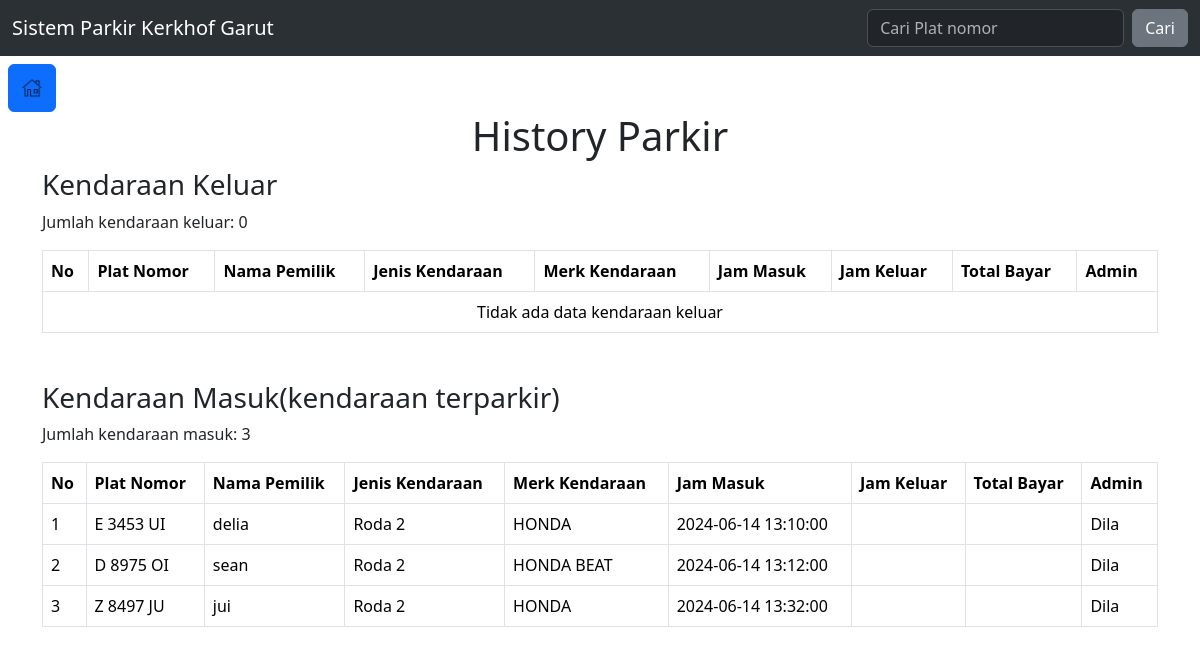
Screenshot of /history.php (signed in) with the database file from the repository.
### tables this page shows
CREATE TABLE `parkir` (
  `id_parkir` int(11) NOT NULL,
  `id_kendaraan` int(11) DEFAULT NULL,
  `jam_masuk` datetime DEFAULT NULL,
  `jam_keluar` datetime DEFAULT NULL,
  `total_bayar` decimal(10,2) DEFAULT NULL,
  `id_admin` int(11) DEFAULT NULL
);

CREATE TABLE `kendaraan` (
  `id_kendaraan` int(11) NOT NULL,
  `jenis_kendaraan` enum('Roda 2','Roda 4','Lainnya') DEFAULT NULL,
  `merk_kendaraan` varchar(50) DEFAULT NULL,
  `status` enum('masuk','keluar') DEFAULT 'masuk',
  `nama_pemilik` varchar(100) DEFAULT NULL,
  `plat` varchar(20) NOT NULL
);

### history.php (the view, shortened to what this page needs)
<?php
require('functions.php');
$query_keluar = "SELECT k.id_kendaraan, k.plat, k.nama_pemilik, k.jenis_kendaraan, k.merk_kendaraan, p.jam_masuk, p.jam_keluar, p.total_bayar, a.nama_admin, k.status
          FROM kendaraan k
          LEFT JOIN parkir p ON k.id_kendaraan = p.id_kendaraan
          LEFT JOIN admin a ON p.id_admin = a.id_admin
          WHERE p.jam_keluar IS NOT NULL";
$query_masuk = "SELECT k.id_kendaraan, k.plat, k.nama_pemilik, k.jenis_kendaraan, k.merk_kendaraan, p.jam_masuk, p.jam_keluar, p.total_bayar, a.nama_admin, k.status
          FROM kendaraan k
          LEFT JOIN parkir p ON k.id_kendaraan = p.id_kendaraan
          LEFT JOIN admin a ON p.id_admin = a.id_admin
          WHERE p.jam_keluar IS NULL";
$result_keluar = mysqli_query($con, $query_keluar);
$jml_keluar = mysqli_num_rows($result_keluar);
$result_masuk = mysqli_query($con, $query_masuk);
$jml_masuk = mysqli_num_rows($result_masuk);
?>
<!DOCTYPE html>
<html lang="en">
<head>
    <link rel="stylesheet" href="css/bootstrap.min.css">
</head>
<body>
<?php include 'includes/navbar.php'; ?>
<div class="home-btn m-2">
    <a class="btn btn-primary mx-auto p-2" href="dashboard.php" role="button"><img src="image/home.png" width="30px"></a>
    <h1 class="text-center mb-2">History Parkir</h1>
</div>
<div class="container">
    <h3>Kendaraan Keluar</h3>
    <p>Jumlah kendaraan keluar: <?php echo $jml_keluar; ?></p>
    <table class="table table-bordered">
        <thead>
            <tr>
                <th>No</th>
                <th>Plat Nomor</th>
                <th>Nama Pemilik</th>
                <th>Jenis Kendaraan</th>
                <th>Merk Kendaraan</th>
                <th>Jam Masuk</th>
                <th>Jam Keluar</th>
                <th>Total Bayar</th>
                <th>Admin</th>
            </tr>
        </thead>
        <tbody>
            <?php
            $no = 1;
            if ($jml_keluar > 0) {
                while ($row = mysqli_fetch_assoc($result_keluar)) {
                    $jam_masuk = strtotime($row['jam_masuk']);
                    $jam_keluar = strtotime($row['jam_keluar']);
                    $durasi = ceil(($jam_keluar - $jam_masuk) / 3600);
                    $tarif_per_jam = 2000;
                    $total_bayar = $durasi * $tarif_per_jam;
                    echo "<tr>";
                    echo "<td>" . $no++ . "</td>";
                    echo "<td>" . htmlspecialchars($row['plat']) . "</td>";
                    echo "<td>" . htmlspecialchars($row['nama_pemilik']) . "</td>";
                    echo "<td>" . htmlspecialchars($row['jenis_kendaraan']) . "</td>";
                    echo "<td>" . htmlspecialchars($row['merk_kendaraan']) . "</td>";
                    echo "<td>" . htmlspecialchars($row['jam_masuk']) . "</td>";
                    echo "<td>" . htmlspecialchars($row['jam_keluar']) . "</td>";
                    echo "<td>" . htmlspecialchars($total_bayar) . "</td>";
                    echo "<td>" . htmlspecialchars($row['nama_admin']) . "</td>";
                    echo "</tr>";
                }
            } else {
                echo "<tr><td colspan='9' class='text-center'>Tidak ada data kendaraan keluar</td></tr>";
            }
            ?>
        </tbody>
    </table>
</div>
<div class="container mt-5">
    <h3>Kendaraan Masuk(kendaraan terparkir) </h3>
    <p>Jumlah kendaraan masuk: <?php echo $jml_masuk; ?></p>
    <table class="table table-bordered">
        <thead>
            <tr>
                <th>No</th>
                <th>Plat Nomor</th>
                <th>Nama Pemilik</th>
                <th>Jenis Kendaraan</th>
                <th>Merk Kendaraan</th>
                <th>Jam Masuk</th>
                <th>Jam Keluar</th>
                <th>Total Bayar</th>
                <th>Admin</th>
            </tr>
        </thead>
        <tbody>
            <?php
            $no = 1;
            if ($jml_masuk > 0) {
                while ($row = mysqli_fetch_assoc($result_masuk)) {
                    echo "<tr>";
                    echo "<td>" . $no++ . "</td>";
                    echo "<td>" . htmlspecialchars($row['plat']) . "</td>";
                    echo "<td>" . htmlspecialchars($row['nama_pemilik']) . "</td>";
                    echo "<td>" . htmlspecialchars($row['jenis_kendaraan']) . "</td>";
                    echo "<td>" . htmlspecialchars($row['merk_kendaraan']) . "</td>";
                    echo "<td>" . htmlspecialchars($row['jam_masuk']) . "</td>";
                    echo "<td>" . htmlspecialchars($row['jam_keluar']) . "</td>";
                    echo "<td>" . htmlspecialchars($row['total_bayar']) . "</td>";
                    echo "<td>" . htmlspecialchars($row['nama_admin']) . "</td>";
                    echo "</tr>";
                }
            } else {
                echo "<tr><td colspan='9' class='text-center'>Tidak ada data kendaraan masuk</td></tr>";
            }
            ?>
        </tbody>
    </table>
</div>
</body>
</html>

### includes/navbar.php
<nav class="navbar bg-body-tertiary " data-bs-theme="dark">
  <div class="container-fluid">
    <a class="navbar-brand">Sistem Parkir Kerkhof Garut</a>
    <form class="d-flex" role="search">
      <input class="form-control me-2" name="keyword" type="search" placeholder="Cari Plat nomor"  autocomplete="off" aria-label="Search">
      <button class="btn btn-secondary" name="Cari" type="submit">Cari</button>
    </form>
  </div>
</nav>

### rows the page displays
parkir: id_kendaraan.plat "E 3453 UI", id_kendaraan.nama_pemilik "delia", id_kendaraan.jenis_kendaraan "Roda 2", id_kendaraan.merk_kendaraan "HONDA", jam_masuk "2024-06-14 13:10:00", id_admin.nama_admin "Dila"
parkir: id_kendaraan.plat "D 8975 OI", id_kendaraan.nama_pemilik "sean", id_kendaraan.jenis_kendaraan "Roda 2", id_kendaraan.merk_kendaraan "HONDA BEAT", jam_masuk "2024-06-14 13:12:00", id_admin.nama_admin "Dila"
parkir: id_kendaraan.plat "Z 8497 JU", id_kendaraan.nama_pemilik "jui", id_kendaraan.jenis_kendaraan "Roda 2", id_kendaraan.merk_kendaraan "HONDA", jam_masuk "2024-06-14 13:32:00", id_admin.nama_admin "Dila"

### other values shown
$jml_keluar "0"
$jml_masuk "3"
